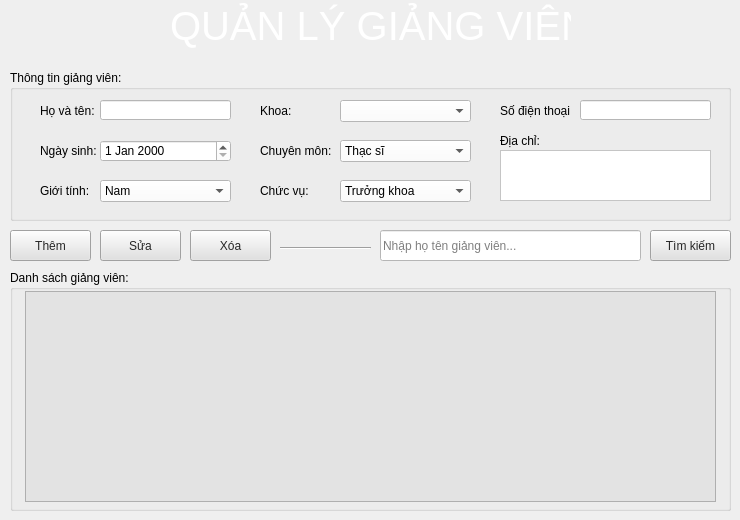
      <widget class="QWidget" name="GV_GUI">
       <widget class="QLabel" name="label_5">
        <property name="geometry">
         <rect>
          <x>170</x>
          <y>0</y>
          <width>401</width>
          <height>51</height>
         </rect>
        </property>
        <property name="font">
         <font>
          <pointsize>30</pointsize>
         </font>
        </property>
        <property name="styleSheet">
         <string notr="true">color: rgb(255, 255, 255);</string>
        </property>
        <property name="text">
         <string>QUẢN LÝ GIẢNG VIÊN</string>
        </property>
       </widget>
       <widget class="QGroupBox" name="groupBox">
        <property name="geometry">
         <rect>
          <x>10</x>
          <y>70</y>
          <width>721</width>
          <height>151</height>
         </rect>
        </property>
        <property name="title">
         <string>Thông tin giảng viên:</string>
        </property>
        <widget class="QLineEdit" name="txtHoTenGV">
         <property name="geometry">
          <rect>
           <x>90</x>
           <y>30</y>
           <width>131</width>
           <height>20</height>
          </rect>
         </property>
         <property name="styleSheet">
          <string notr="true">background-color: rgb(255, 255, 255);</string>
         </property>
        </widget>
        <widget class="QLabel" name="label_7">
         <property name="geometry">
          <rect>
           <x>30</x>
           <y>30</y>
           <width>61</width>
           <height>21</height>
          </rect>
         </property>
         <property name="text">
          <string>Họ và tên:</string>
         </property>
        </widget>
        <widget class="QLabel" name="label_8">
         <property name="geometry">
          <rect>
           <x>250</x>
           <y>30</y>
           <width>61</width>
           <height>21</height>
          </rect>
         </property>
         <property name="text">
          <string>Khoa:</string>
         </property>
        </widget>
        <widget class="QComboBox" name="txtKhoaGV">
         <property name="geometry">
          <rect>
           <x>330</x>
           <y>30</y>
           <width>131</width>
           <height>22</height>
          </rect>
         </property>
         <property name="styleSheet">
          <string notr="true">background-color: rgb(255, 255, 255);</string>
         </property>
        </widget>
        <widget class="QLabel" name="label_9">
         <property name="geometry">
          <rect>
           <x>250</x>
           <y>70</y>
           <width>71</width>
           <height>21</height>
          </rect>
         </property>
         <property name="text">
          <string>Chuyên môn:</string>
         </property>
        </widget>
        <widget class="QComboBox" name="txtChuyenMonGV">
         <property name="geometry">
          <rect>
           <x>330</x>
           <y>70</y>
           <width>131</width>
           <height>22</height>
          </rect>
         </property>
         <property name="styleSheet">
          <string notr="true">background-color: rgb(255, 255, 255);</string>
         </property>
         <item>
          <property name="text">
           <string>Thạc sĩ</string>
          </property>
         </item>
         <item>
          <property name="text">
           <string>Tiến sĩ</string>
          </property>
         </item>
         <item>
          <property name="text">
           <string>Phó giáo sư</string>
          </property>
         </item>
         <item>
          <property name="text">
           <string>Giáo sư</string>
          </property>
         </item>
         <item>
          <property name="text">
           <string>Giảng viên</string>
          </property>
         </item>
        </widget>
        <widget class="QLabel" name="label_10">
         <property name="geometry">
          <rect>
           <x>250</x>
           <y>110</y>
           <width>71</width>
           <height>21</height>
          </rect>
         </property>
         <property name="text">
          <string>Chức vụ:</string>
         </property>
        </widget>
        <widget class="QComboBox" name="txtChucVuGV">
         <property name="geometry">
          <rect>
           <x>330</x>
           <y>110</y>
           <width>131</width>
           <height>22</height>
          </rect>
         </property>
         <property name="styleSheet">
          <string notr="true">background-color: rgb(255, 255, 255);</string>
         </property>
         <item>
          <property name="text">
           <string>Trưởng khoa</string>
          </property>
         </item>
         <item>
          <property name="text">
           <string>Phó khoa</string>
          </property>
         </item>
         <item>
          <property name="text">
           <string>Giảng viên</string>
          </property>
         </item>
        </widget>
        <widget class="QLabel" name="label_11">
         <property name="geometry">
          <rect>
           <x>30</x>
           <y>70</y>
           <width>61</width>
           <height>21</height>
          </rect>
         </property>
         <property name="text">
          <string>Ngày sinh:</string>
         </property>
        </widget>
        <widget class="QDateEdit" name="txtNgaySinhGV">
         <property name="geometry">
          <rect>
           <x>90</x>
           <y>70</y>
           <width>131</width>
           <height>22</height>
          </rect>
         </property>
         <property name="styleSheet">
          <string notr="true">background-color: rgb(255, 255, 255);</string>
         </property>
        </widget>
        <widget class="QLabel" name="label_12">
         <property name="geometry">
          <rect>
           <x>30</x>
           <y>110</y>
           <width>51</width>
           <height>21</height>
          </rect>
         </property>
         <property name="text">
          <string>Giới tính:</string>
         </property>
        </widget>
        <widget class="QComboBox" name="txtGioiTinhGV">
         <property name="geometry">
          <rect>
           <x>90</x>
           <y>110</y>
           <width>131</width>
           <height>22</height>
          </rect>
         </property>
         <property name="styleSheet">
          <string notr="true">background-color: rgb(255, 255, 255);</string>
         </property>
         <item>
          <property name="text">
           <string>Nam</string>
          </property>
         </item>
         <item>
          <property name="text">
           <string>Nữ</string>
          </property>
         </item>
        </widget>
        <widget class="QLabel" name="label_13">
         <property name="geometry">
          <rect>
           <x>490</x>
           <y>30</y>
           <width>71</width>
           <height>21</height>
          </rect>
         </property>
         <property name="text">
          <string>Số điện thoại:</string>
         </property>
        </widget>
        <widget class="QLineEdit" name="txtSDTGV">
         <property name="geometry">
          <rect>
           <x>570</x>
           <y>30</y>
           <width>131</width>
           <height>20</height>
          </rect>
         </property>
         <property name="styleSheet">
          <string notr="true">background-color: rgb(255, 255, 255);</string>
         </property>
        </widget>
        <widget class="QLabel" name="label_14">
         <property name="geometry">
          <rect>
           <x>490</x>
           <y>60</y>
           <width>71</width>
           <height>21</height>
          </rect>
         </property>
         <property name="text">
          <string>Địa chỉ:</string>
         </property>
        </widget>
        <widget class="QPlainTextEdit" name="txtDiaChiGV">
         <property name="geometry">
          <rect>
           <x>490</x>
           <y>80</y>
           <width>211</width>
           <height>51</height>
          </rect>
         </property>
         <property name="styleSheet">
          <string notr="true">background-color: rgb(255, 255, 255);</string>
         </property>
        </widget>
        <widget class="QLineEdit" name="txtMaGV">
         <property name="enabled">
          <bool>false</bool>
         </property>
         <property name="geometry">
          <rect>
           <x>540</x>
           <y>90</y>
           <width>16</width>
           <height>20</height>
          </rect>
         </property>
         <property name="styleSheet">
          <string notr="true">background-color: rgb(255, 255, 255);</string>
         </property>
         <property name="clearButtonEnabled">
          <bool>false</bool>
         </property>
        </widget>
        <zorder>txtMaGV</zorder>
        <zorder>txtHoTenGV</zorder>
        <zorder>label_7</zorder>
        <zorder>label_8</zorder>
        <zorder>txtKhoaGV</zorder>
        <zorder>label_9</zorder>
        <zorder>txtChuyenMonGV</zorder>
        <zorder>label_10</zorder>
        <zorder>txtChucVuGV</zorder>
        <zorder>label_11</zorder>
        <zorder>txtNgaySinhGV</zorder>
        <zorder>label_12</zorder>
        <zorder>txtGioiTinhGV</zorder>
        <zorder>label_13</zorder>
        <zorder>txtSDTGV</zorder>
        <zorder>label_14</zorder>
        <zorder>txtDiaChiGV</zorder>
       </widget>
       <widget class="QGroupBox" name="groupBox_2">
        <property name="geometry">
         <rect>
          <x>10</x>
          <y>270</y>
          <width>721</width>
          <height>241</height>
         </rect>
        </property>
        <property name="title">
         <string>Danh sách giảng viên:</string>
        </property>
        <widget class="QTableWidget" name="tbDSGV">
         <property name="geometry">
          <rect>
           <x>15</x>
           <y>21</y>
           <width>691</width>
           <height>211</height>
          </rect>
         </property>
         <property name="styleSheet">
          <string notr="true">background-color: rgb(227, 227, 227);</string>
         </property>
        </widget>
       </widget>
       <widget class="QPushButton" name="btnThemGV">
        <property name="geometry">
         <rect>
          <x>10</x>
          <y>230</y>
          <width>81</width>
          <height>31</height>
         </rect>
        </property>
        <property name="styleSheet">
         <string notr="true">QPushButton {
	color: rgb(39, 39, 39);
	background-color: rgb(225, 225, 225);
}</string>
        </property>
        <property name="text">
         <string>Thêm</string>
        </property>
       </widget>
       <widget class="QPushButton" name="btnSuaGV">
        <property name="geometry">
         <rect>
          <x>100</x>
          <y>230</y>
          <width>81</width>
          <height>31</height>
         </rect>
        </property>
        <property name="styleSheet">
         <string notr="true">QPushButton {
	color: rgb(39, 39, 39);
	background-color: rgb(225, 225, 225);
}</string>
        </property>
        <property name="text">
         <string>Sửa</string>
        </property>
       </widget>
       <widget class="QPushButton" name="btnXoaGV">
        <property name="geometry">
         <rect>
          <x>190</x>
          <y>230</y>
          <width>81</width>
          <height>31</height>
         </rect>
        </property>
        <property name="styleSheet">
         <string notr="true">QPushButton {
	color: rgb(39, 39, 39);
	background-color: rgb(225, 225, 225);
}</string>
        </property>
        <property name="text">
         <string>Xóa</string>
        </property>
       </widget>
       <widget class="QPushButton" name="btnTimKiemGV">
        <property name="geometry">
         <rect>
          <x>650</x>
          <y>230</y>
          <width>81</width>
          <height>31</height>
         </rect>
        </property>
        <property name="styleSheet">
         <string notr="true">QPushButton {
	color: rgb(39, 39, 39);
	background-color: rgb(225, 225, 225);
}</string>
        </property>
        <property name="text">
         <string>Tìm kiếm</string>
        </property>
       </widget>
       <widget class="QLineEdit" name="txtTimKiemGV">
        <property name="geometry">
         <rect>
          <x>380</x>
          <y>230</y>
          <width>261</width>
          <height>31</height>
         </rect>
        </property>
        <property name="styleSheet">
         <string notr="true">background-color: rgb(255, 255, 255);</string>
        </property>
        <property name="placeholderText">
         <string>Nhập họ tên giảng viên...</string>
        </property>
       </widget>
       <widget class="Line" name="line_3">
        <property name="geometry">
         <rect>
          <x>280</x>
          <y>240</y>
          <width>91</width>
          <height>16</height>
         </rect>
        </property>
        <property name="orientation">
         <enum>Qt::Horizontal</enum>
        </property>
       </widget>
      </widget>
